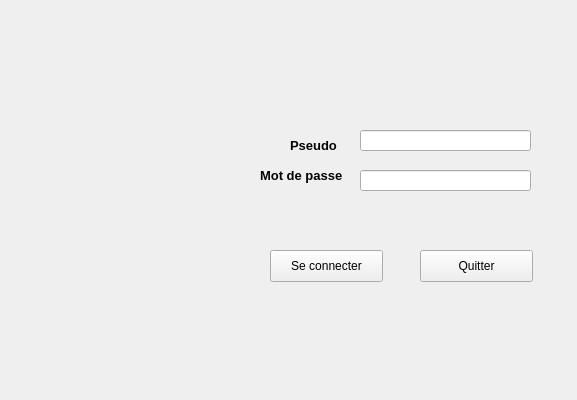
<?xml version="1.0" encoding="UTF-8"?>
<ui version="4.0">
 <class>MainWindow</class>
 <widget class="QMainWindow" name="MainWindow">
  <property name="geometry">
   <rect>
    <x>0</x>
    <y>0</y>
    <width>577</width>
    <height>400</height>
   </rect>
  </property>
  <property name="windowTitle">
   <string>Acceuil</string>
  </property>
  <widget class="QWidget" name="centralWidget">
   <widget class="QLineEdit" name="lineEdit">
    <property name="geometry">
     <rect>
      <x>360</x>
      <y>130</y>
      <width>171</width>
      <height>21</height>
     </rect>
    </property>
   </widget>
   <widget class="QLabel" name="label_2">
    <property name="geometry">
     <rect>
      <x>260</x>
      <y>160</y>
      <width>111</width>
      <height>31</height>
     </rect>
    </property>
    <property name="text">
     <string>&lt;html&gt;&lt;head/&gt;&lt;body&gt;&lt;p&gt;&lt;span style=&quot; font-size:10pt; font-weight:600; color:#030303;&quot;&gt;Mot de passe&lt;/span&gt;&lt;/p&gt;&lt;/body&gt;&lt;/html&gt;</string>
    </property>
   </widget>
   <widget class="QPushButton" name="pushButton_3">
    <property name="geometry">
     <rect>
      <x>270</x>
      <y>250</y>
      <width>113</width>
      <height>32</height>
     </rect>
    </property>
    <property name="text">
     <string>Se connecter</string>
    </property>
   </widget>
   <widget class="QLabel" name="label">
    <property name="geometry">
     <rect>
      <x>-1</x>
      <y>0</y>
      <width>631</width>
      <height>400</height>
     </rect>
    </property>
    <property name="text">
     <string/>
    </property>
    <property name="pixmap">
     <pixmap resource="ressource.qrc">:/icone/fg.png</pixmap>
    </property>
   </widget>
   <widget class="QLineEdit" name="lineEdit_2">
    <property name="geometry">
     <rect>
      <x>360</x>
      <y>170</y>
      <width>171</width>
      <height>21</height>
     </rect>
    </property>
    <property name="echoMode">
     <enum>QLineEdit::Password</enum>
    </property>
   </widget>
   <widget class="QPushButton" name="pushButton_4">
    <property name="geometry">
     <rect>
      <x>420</x>
      <y>250</y>
      <width>113</width>
      <height>32</height>
     </rect>
    </property>
    <property name="text">
     <string>Quitter</string>
    </property>
   </widget>
   <widget class="QLabel" name="label_3">
    <property name="geometry">
     <rect>
      <x>290</x>
      <y>130</y>
      <width>61</width>
      <height>31</height>
     </rect>
    </property>
    <property name="text">
     <string>&lt;html&gt;&lt;head/&gt;&lt;body&gt;&lt;p&gt;&lt;span style=&quot; font-size:10pt; font-weight:600; color:#030303;&quot;&gt;Pseudo&lt;/span&gt;&lt;/p&gt;&lt;/body&gt;&lt;/html&gt;</string>
    </property>
   </widget>
   <zorder>label</zorder>
   <zorder>lineEdit</zorder>
   <zorder>label_2</zorder>
   <zorder>pushButton_3</zorder>
   <zorder>lineEdit_2</zorder>
   <zorder>pushButton_4</zorder>
   <zorder>label_3</zorder>
  </widget>
 </widget>
 <layoutdefault spacing="6" margin="11"/>
 <resources>
  <include location="ressource.qrc"/>
 </resources>
 <connections/>
</ui>
